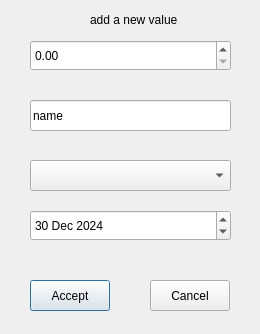
<?xml version="1.0" encoding="UTF-8"?>
<ui version="4.0">
 <class>ADDvalueDialog</class>
 <widget class="QDialog" name="ADDvalueDialog">
  <property name="geometry">
   <rect>
    <x>0</x>
    <y>0</y>
    <width>260</width>
    <height>334</height>
   </rect>
  </property>
  <property name="windowTitle">
   <string>Dialog</string>
  </property>
  <widget class="QPushButton" name="acceptPushButton">
   <property name="geometry">
    <rect>
     <x>30</x>
     <y>280</y>
     <width>80</width>
     <height>31</height>
    </rect>
   </property>
   <property name="text">
    <string>Accept</string>
   </property>
  </widget>
  <widget class="QPushButton" name="CancelpushButton">
   <property name="geometry">
    <rect>
     <x>150</x>
     <y>280</y>
     <width>80</width>
     <height>31</height>
    </rect>
   </property>
   <property name="text">
    <string>Cancel</string>
   </property>
  </widget>
  <widget class="QLabel" name="addValueLabel">
   <property name="geometry">
    <rect>
     <x>90</x>
     <y>10</y>
     <width>121</width>
     <height>20</height>
    </rect>
   </property>
   <property name="text">
    <string>add a new value</string>
   </property>
  </widget>
  <widget class="QComboBox" name="sectionComboBox">
   <property name="geometry">
    <rect>
     <x>30</x>
     <y>160</y>
     <width>201</width>
     <height>31</height>
    </rect>
   </property>
  </widget>
  <widget class="QDateEdit" name="dateEdit">
   <property name="geometry">
    <rect>
     <x>30</x>
     <y>210</y>
     <width>201</width>
     <height>31</height>
    </rect>
   </property>
   <property name="dateTime">
    <datetime>
     <hour>21</hour>
     <minute>0</minute>
     <second>0</second>
     <year>2024</year>
     <month>12</month>
     <day>30</day>
    </datetime>
   </property>
  </widget>
  <widget class="QLineEdit" name="nameLineEdit">
   <property name="geometry">
    <rect>
     <x>30</x>
     <y>100</y>
     <width>201</width>
     <height>31</height>
    </rect>
   </property>
   <property name="text">
    <string>name</string>
   </property>
   <property name="maxLength">
    <number>50</number>
   </property>
  </widget>
  <widget class="QDoubleSpinBox" name="amountDoubleSpinBox">
   <property name="geometry">
    <rect>
     <x>30</x>
     <y>40</y>
     <width>201</width>
     <height>31</height>
    </rect>
   </property>
   <property name="maximum">
    <double>99999.990000000005239</double>
   </property>
  </widget>
 </widget>
 <resources/>
 <connections/>
</ui>
